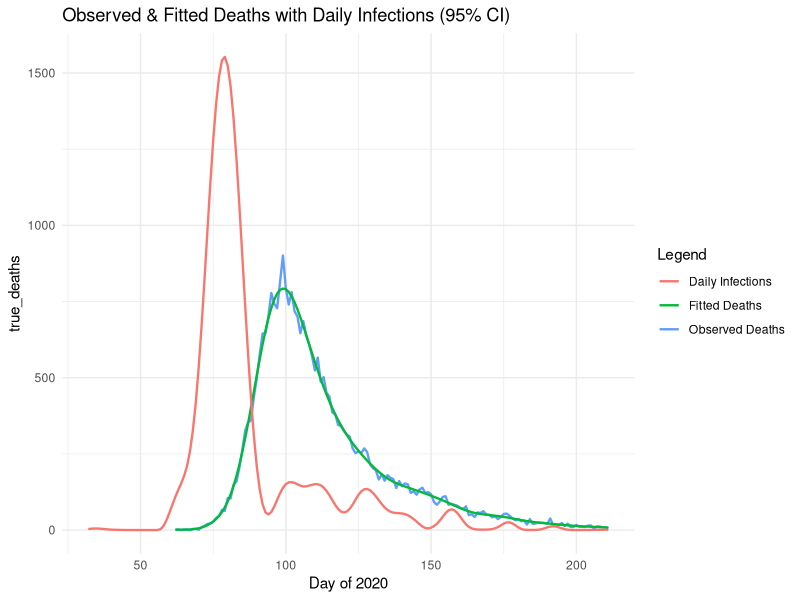

The R script that drew this image: (Note: this script raises an error after producing the figure.)
# Jackson Cramer (s2274544), Maximillian McCourt (s2145762), Natalia Montalvo Cabornero (s1969053)

# Our group worked collaboratively on the development and optimisation of all exercises.
# Although tasks were divided among us, we maintained a balanced workload through 
# regular code reviews, debugging sessions, and problem-solving meetings.
# Jackson focused ---
# Max focused on ---
# Natalia focused on ---

# Link to github repo: https://github.com/mhmc0808/ESP_GroupWorks.git
# Note about github repo: Our group used the same repo for the other projects.
# The code for project 3 can be found in the GW3 folder, and is titled proj3.r

######### GENERAL DESCRIPTION #########

# This project implements a smooth deconvolution to estimate the daily COVID-19 
# infections from observed death data. The model reconstructs the infection 
# trajectory by deconvolving death counts with a delay distribution from infection
# to death. 

setwd("C:/Users/natmo/OneDrive/Escritorio/MSc/SEM1/Extended Statistical Programming/Assignments/GW3")
library(splines)
library(ggplot2)
data <- read.table("engcov.txt")


set.seed(3)  # remove

######### MODEL SET UP ##########

# Define the matrices and components of the deconvolution model, the function 
# evaluate_matrices() creates: B-spline basis matrix, Convolution matrix (X)  
# that maps infections to deaths via delay distribution and Penalty matrix (S) 
# for smoothing. 

evaluate_matrices <- function(data, k = 80, edur = 3.151, sdur = 0.469, lower_bound, 
                              upper_bound, f_seq) {
  
  # Inputs;
  #   k - number of B-spline basis functions
  #   edur - log(mean) time from infection to death
  #   sdur - log(standard deviation) time from infection to death
  
  # Create penalty matrix S
  S <- crossprod(diff(diag(k), diff=2))
  
  # Create the k+4 knots for B-splines
  # Sequence of k+4 evenly spaced knots
  middle_seq_length <- k-2
  middle_seq <- seq(lower_bound, upper_bound, length.out = middle_seq_length)
  
  # Step size for handling remaining knots
  step <- middle_seq[2] - middle_seq[1]
  
  # Knots sequence
  knots <- c(
    seq(to = min(middle_seq) - step, by = step, length.out = 3),  # 3 knots below
    middle_seq,                                                   # middle sequence
    seq(from = max(middle_seq) + step, by = step, length.out = 3) # 3 knots above
  )
  
  # Create X_tilde: B-spline basis matrix for infection function f(t)
  X_tilde <- splineDesign(knots, f_seq)
  
  # Delay distribution from infection to death (pd)
  d <- 1:k
  pd <- dlnorm(d, edur, sdur)
  pd <- pd / sum(pd)      # normalise the sum to 1
  
  n <- length(data$date)  # number of death days
  m <- length(pd)         # maximum of days to consider    
  r <- nrow(X_tilde)      # number of infection days
  
  # Build weight matrix W for convolution
  # W[i, t] = pd[30 + i - t] if in valid range, 0 otherwise
  W <- matrix(0, n, r)
  
  for (i in 1:n) {
    idxs <- (30 + i - (1:m))              # indices for 30 day lag
    valid <- which(idxs > 0 & idxs <= r)  # keep indices in valid range
    # take i-th row of W at valid indexes to be pd of valid index
    W[i, idxs[valid]] <- pd[1:length(valid)]
  }
  
  # Convolution matrix X maps infections to expected deaths
  X <- W %*% X_tilde
  
  return(list(X_tilde=X_tilde,S=S,X=X))
}

## --- Generate model matrices --- ##

# Days of infection, extending the sequence 30 days before the first observed death
lower_bound <- min(data$julian) - 30
upper_bound <- max(data$julian)
f_seq <- seq(lower_bound, upper_bound, by=1)

model_matrices <- evaluate_matrices(data,lower_bound=lower_bound, 
                                    upper_bound=upper_bound, f_seq=f_seq)
X <- model_matrices$X
X_tilde <- model_matrices$X_tilde
S <- model_matrices$S



######### PENALISED NEGATIVE LOG-LIKELIHOOD FUNCTIONS ##########

# We are going to fit the model using a penalised Poisson likelihood with a 
# positive constraint

## --- Penalised negative log-likelihood --- ##
pnll <- function(y, gamma, X, S, lambda) {
  
  # Inputs:
  #   y - vector of observed deaths
  #   gamma - vector of transformed parameters: beta = exp(gamma) to ensure 
  #           positive coefficients for the B-spline basis
  #   X - convolution matrix
  #   S - penalty matrix
  #   lambda - smoothing parameter

  B <- exp(gamma)               # transformation of coefficients
  mu <- pmax(X %*% B)           # expected deaths
  
  # Smoothing penalty term
  penalty <- 1/2*lambda * sum(B * (S %*% B))     # OPTIMISED VERSION
  # penalty <- 1/2*lambda*t(B) %*% S %*% B
  
  # Poisson log likelihood
  ll_pois <- sum(y*log(mu) - mu - lfactorial(y))
  
  # Penalised negative log likelihood
  pnll <- -ll_pois + penalty
  return(pnll)
}


## --- Gradient of penalized negative log-likelihood --- ##
pnll_grad <- function(y, gamma, X, S, lambda){
  
  # Inputs:
  #   y - vector of observed deaths
  #   gamma - vector of transformed parameters: beta = exp(gamma) to ensure 
  #           positive coefficients for the B-spline basis
  #   X - convolution matrix
  #   S - penalty matrix
  #   lambda - smoothing parameter
  
  B <- exp(gamma)
  mu <- pmax(X %*% B)                 # expected deaths
  
  # Gradient of log-likelihood: dl/dgamma = colsums of diag(y_i/mu_i - 1)*X*diag(B)
  F_value <- diag(as.vector(y/mu - 1)) %*% X %*% diag(B)            
  ll_pois_grad <- colSums(F_value)
  
  # Smoothness penalty gradient
  penalty_grad <- lambda * (S %*% B) * B    # OPTIMISED
  
  # Derivative of penalised negative log likelihood
  pnll_grad <- - ll_pois_grad + penalty_grad
  
  return(pnll_grad)
}


## --- Test functions --- ##
y <- data$deaths
lambda <- 5*10^-5
k <- 80
gamma <- rep(0,k)
pnll(y, gamma, X, S, lambda)
pnll_grad(y, gamma, X, S, lambda)


## --- Gradient validation uing finite differences--- ##

th0 <- gamma                   # test paramater vector
fd <- numeric(length(th0))     # vector to store the approximation

# Penalised negative log-likelihood at th0
nll0 <- pnll(y = y, gamma = th0, X = X, S = S, lambda = lambda) 

eps <- 1e-7                    # perturbation size

# Loop over each parameter
for (i in 1:length(th0)) { 
  th1 <- th0
  th1[i] <- th1[i] + eps
  # Pnll at that perturbed parameter
  nll1 <- pnll(y = y, gamma = th1, X = X, S = S, lambda = lambda)
  # Approximate the partial derivative with the finite difference
  fd[i] <- (nll1 - nll0) / eps
}

# Find analytic gradient at th0
grad_test <- pnll_grad(y = y, gamma = th0, X = X, S = S, lambda = lambda)

# Finite-difference vs analytic gradient
cbind(fd, grad_test) 

# Maximum absolute difference 
max_diff <- max(abs(grad_test-fd)) 
print(paste("Maximum gradient difference:", round(max_diff,8)))
#  0.00027709



######### INITIAL MODEL FITTING ##########

# Fit model using BFGS with initial lambda for sanity check.
# This provides a preliminary fit to verify the model is working correctly
# before proceeding with smoothing parameter selection.


fit <- optim(par = gamma,         # initial parameter values
             fn = pnll,           # penalized negative log-likelihood
             gr = pnll_grad,      # gradient function for efficient optimization
             y = y,               # observed death counts
             X = X,               # convolution matrix
             S = S,               # penalty matrix
             lambda = lambda,  # initial smoothing parameter
             method = "BFGS")     # Quasi-Newton optimization method with gradient

# Extract estimated parameters after optimization
gamma_hat <- fit$par
B_hat <- exp(gamma_hat)

# Compute fitted deaths and fitted infections
fitted_deaths <- as.vector(X %*% B_hat)
fitted_infections <- as.vector(X_tilde %*% B_hat)

# Compare with actual data
true_deaths <- data$deaths        # actual deaths from data set
day_of_2020 <- data$julian

# Create data frame for plotting
plot_df <- data.frame(
  day = day_of_2020,
  true_deaths = true_deaths,
  fitted_deaths = fitted_deaths)

# Comparison plot: observed vs fitted deaths
initial_plot <- ggplot() +
  # True deaths
  geom_line(aes(x = day_of_2020, y = true_deaths, color = "Observed Deaths"), size = 0.8) +
  # Fitted deaths
  geom_line(aes(x = day_of_2020, y = fitted_deaths, color = "Fitted Deaths"), size = 0.8) +
  geom_line(aes(x = f_seq, y = fitted_infections, color = "Daily Infections"), size = 0.8) +
  # Secondary axis
  #scale_y_continuous(
  #  name = "Number of Deaths",
  #  sec.axis = sec_axis(~ ., name = "Daily New Infections")
  #) +
  labs(
    x = "Day of 2020",
    color = "Legend",
    title = "Observed & Fitted Deaths with Daily Infections (95% CI)"
  ) +
  theme_minimal()

initial_plot

######### SMOOTHING PARAMETER SELECTION ##########

n <- length(y)                       # number of observations
lfy <- lfactorial(y)

# Function to compute the Poisson log-likelihood for BIC calculation
ll <- function(y, beta_hat, X, lfly) {
  
  # Inputs:
  #   y - vector of observed death counts
  #   beta_hat - vector of estimated B-spline coefficients
  #   X - convolution design matrix
 
  # Expected deaths under current parameters
  mu <- X %*% beta_hat
  
  # Poisson log likelihood 
  ll_pois <- sum(y*log(mu) - mu - lfy)
  return(ll_pois)
}

# Define sequence of lambda values to test
log_lambda_seq <- seq(-13,-7,length=50)
lambda_seq <- exp(log_lambda_seq)    # convert to actual lambda values

BIC <- numeric(length(lambda_seq))   # initialize BIC storage vector

Xt <- t(X)  # transpose of X to save some time in the loop

# Grid search over lambda values to find optimal smoothing parameter
for (i in seq(lambda_seq)){
  
  # Current lambda value
  lambda <- lambda_seq[i]
  
  # Fit model with current lambda using BFGS optimization
  fit <- optim(par = gamma,# gamma_hat???           # initial parameter values
               fn = pnll,             # penalized negative log-likelihood
               gr = pnll_grad,        # gradient function
               y = y,                 # observed death counts
               X = X,                 # convolution matrix
               S = S,                 # penalty matrix
               lambda = lambda,       # initial smoothing parameter
               method = "BFGS")       # Optimization method
            
  # Extract estimated parameters
  beta_par <- exp(fit$par)
  mu_hat <- as.vector(X %*% beta_par)
  
  # Weight vector
  w <- as.vector(y/(mu_hat^2)) # n vector 
  
  # Compute Hessian matrices:
  # H0: Hessian of log-likelihood (without penalty)
  H0 <- Xt %*% (X * w)   # X^T diag(w) X
  
  #  H_lambda: Full Hessian (log-likelihood + penalty)
  H_lambda <- H0 + lambda * S
  
  ## Effective Degrees of Freedom (EDF) calculation
  R <- chol(H_lambda)
  H_invH0 <- backsolve(R, backsolve(R, H0, transpose = TRUE))
  EDF <- sum(diag(H_invH0))
  
  # Bayesian Information Criterion (BIC) calculation
  BIC[i] <- -2*ll(y, beta_par, X, lfy) + log(n)*EDF
}

# Find optimal lambda that minimizes BIC
BIC_min <- min(BIC)
lambda_bic <- lambda_seq[which.min(BIC)]
lambda_bic



######### BOOTSTRAP UNCERTAINTY QUANTIFICATION #########
# For bootstrap resamples, each observation contributes proportionally to the
# weights of the Pnll and its gradient, so we need to modify both


# Weighted version of penalized negative log-likelihood for bootstrap
pnll_w <- function(y, gamma, X, S, lambda, w) {
  
  # Inputs:
  #   y - vector of observed deaths
  #   gamma - vector of transformed parameters: beta = exp(gamma) to ensure 
  #           positive coefficients for the B-spline basis
  #   X - convolution matrix
  #   S - penalty matrix
  #   lambda - smoothing parameter
  #   w - vector of bootstrap weights 
  
  B <- exp(gamma)               # transformation of coefficients
  mu <- pmax(X %*% B)           # expected deaths, avoiding zero
  
  # Smoothing penalty term
  penalty <- 1/2*lambda* sum(B*(S %*% B))   # OPTIMISED VERSION

  # Weighted Poisson log-likelihood
  ll_pois <- sum(w * (y*log(mu) - mu - lfactorial(y))) 
  
  # Penalized negative log-likelihood with weights
  pnll <- -ll_pois + penalty
  return(pnll)
}

# Weighted version of gradient function for bootstrap
pnll_grad_w <- function(y, gamma, X, S, lambda, w){
  
  # Inputs:
  #   y - vector of observed deaths
  #   gamma - vector of transformed parameters: beta = exp(gamma) to ensure 
  #           positive coefficients for the B-spline basis
  #   X - convolution matrix
  #   S - penalty matrix
  #   lambda - smoothing parameter
  #   w - vector of bootstrap weights 
  
  B <- exp(gamma)               # transformation of coefficients
  mu <- pmax(X %*% B)           # expected deaths

  # Gradient of the weighted log-likelihood
  F_value <- diag(as.vector(w * (y/mu - 1))) %*% X %*% diag(B) 
  ll_pois_grad <- colSums(F_value)
  
  # Gradient of penalty
  penalty_grad <- lambda * (S %*% B) * B   # OPTIMISED VERSION
  
  # Penalised negative log likelihood
  pnll_grad <- -ll_pois_grad + penalty_grad
  return(pnll_grad)
}

# -- Bootstrap resampling and refitting


# Number of bootstrap replicates for uncertainty estimation
n_bootstrap <- 200

# Initialise empty matrix to store bootstrap replicates
#   Each column represents a different bootstrap sample
#   Each row represents f(t) at a specific time point across all bootstrap samples
f_hat_boot <- matrix(0, nrow = nrow(X_tilde), ncol = n_bootstrap)


for (b in 1:n_bootstrap) {
  
  # Generate bootstrap weights 
  wb <- tabulate(sample(n, replace = TRUE), n)
  
  # Fit penalized model using bootstrap weights
  fit_b <- optim(par = gamma,          # initial parameter values
               fn = pnll_w,            # weighted penalized negative log-likelihood
               gr = pnll_grad_w,       # gradient function for efficient optimization
               y = y,                  # observed death counts
               X = X,                  # convolution matrix
               S = S,                  # penalty matrix
               lambda = lambda_bic,    # initial smoothing parameter
               method = "BFGS",        # Quasi-Newton optimization method with gradient
               w = wb)                 # weights for this iteration

  # Extract fitted parameters from bootstrap sample
  gamma_b <- fit_b$par
  B_b <- exp(gamma_b)
  
  # Compute infection rate estimate for this bootstrap sample
  f_hat_boot[, b] <- X_tilde %*% B_b
  
  gamma <- gamma_b 
}


######### FINAL VISUALIZATION AND RESULTS #########

## --- Summary statistics from the bootstrap distribution --- ##
# Mean infection curve across bootstrap samples
#f_hat_mean <- rowMeans(f_hat_boot) 
f_hat_lower <- apply(f_hat_boot, 1, quantile, probs = 0.025) # 2.5% quantile
f_hat_upper <- apply(f_hat_boot, 1, quantile, probs = 0.975) # 97.5% quantile

# Re-fit infections with lambda_bic
fit <- optim(par = gamma, 
             fn = pnll,
             gr = pnll_grad,
             y = y, X = X, S = S, 
             lambda = lambda_bic, 
             method = "BFGS")
gamma_hat <- fit$par
B_hat <- exp(gamma_hat)
fitted_infections_optimized <- as.vector(X_tilde %*% B_hat)

# Create data frame for infection curve with confidence intervals
plot_df_6 <- data.frame(
  day = f_seq,               # Day of year for infection estimates
  f_mean = f_hat_mean,       # Mean across bootstraps
  f_lower = f_hat_lower,     # Lower bound of 95% confidence interval
  f_upper = f_hat_upper     # Upper bound of 95% confidence interval
)

# Final plot showing:
#   Observed death data
#   Model with fitted deaths
#   Estimated infection curve

final_plot <- ggplot() +
  # True deaths
  geom_line(aes(x = day_of_2020, y = true_deaths, color = "Observed Deaths"), size = 0.8) +
  # Fitted deaths
  geom_line(aes(x = day_of_2020, y = fitted_deaths, color = "Fitted Deaths"), size = 0.8) +
  # Daily infection rate with 95% CI
  geom_ribbon(aes(x = f_seq, ymin = f_hat_lower, ymax = f_hat_upper), fill = "blue", alpha = 0.2) +
  geom_line(aes(x = f_seq, y = fitted_infections_optimized, color = "Daily Infections"), size = 0.8) +
  # Secondary axis: rescale infections to match the main axis numerically
  #scale_y_continuous(
  #  name = "Number of Deaths",
  #  sec.axis = sec_axis(~ ., name = "Daily New Infections")
  #) +
  labs(
    x = "Day of 2020",
    color = "Legend",
    title = "Observed & Fitted Deaths with Daily Infections (95% CI)",
    subtitle = "Infection curve shows estimated daily new infections that 
    led to observed deaths"
  ) +
  theme_minimal()

final_plot

# Interpretation:
# A we can see in the graph the close match between the observed and fitted deaths 
# demonstrates that our model successfully finds the mortality parameter in our data, 
# providing confidence in the model to reconstruct infection dinamics.
#
# The blue infection curve shows the estimated daily new infections that resulted in
# the observed deaths. We can clearly see the infection waves, showing when transmission
# was increasing or decreasing, like a big increase around day 75 and a big 
# decrease around day 85.
#
# The blue shaded region represents the 95% confidence interval around the infection
# estimates, derived from 200 bootstrap replicates. Wider intervals indicate greater
# uncertainty, particularly at the boundaries where data was limited.
# 
# The approximately 30-day horizontal shift that we assumed when creating the model
# between infection peaks and corresponding death peaks visually confirms the 
# lognormal delay distribution used in the model.
#
# The overall visualization demonstrates successful deconvolution, we have effectively
# recovered the unobserved infection trajectory from the observed death data using
# the known delay distribution and smoothness assumptions.


# Natalia's notes:
# - added a description for the project
# - added comments and descriptions for all the functions
# - added interpretation of final plot
# - changed some of the matrices multiplications for optimization
# - changed EFD calculation to chol decomp for a faster approach maybe? -- not sure if actually makes a difference
# - added some sanity checks so some our values cannot be zero to avoid crashes
# - we need to think/ask tutors how are we presenting the report because
#   actually the first 3 exercises are just steps for alter building the model with
#   the weights and the right lambda
# - changed last plot --> error when running jackson's plots
# - need to check if we can optimize lambda loop and bootstrap loop 
# My code runs in ~ 50 sec
